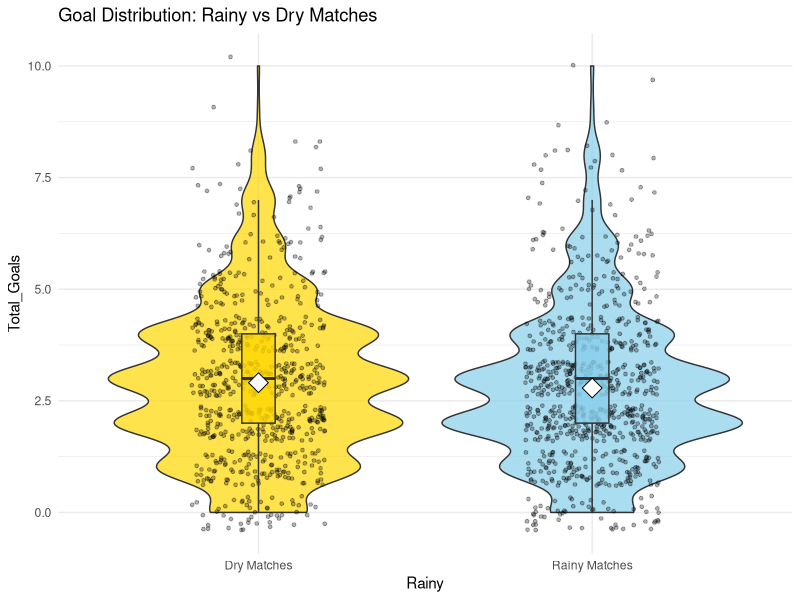

Here is the R script that generated this plot:
library(tidyverse)

df <- read.csv("football_combined_cleaned.csv")

goals_weather_data <- df %>%
  mutate(
    Total_Goals = FTHG + FTAG,
    Goal_Diff = FTHG - FTAG,
    Rainy = precipitation > 0,
    Precip_Category = case_when(
      precipitation == 0 ~ "Dry (0mm)",
      precipitation <= 2 ~ "Light Rain (0-2mm)",
      precipitation <= 5 ~ "Moderate (2-5mm)",
      TRUE ~ "Heavy (>5mm)"
    )
  ) %>%
  select(Total_Goals, Goal_Diff, FTHG, FTAG, precipitation, Rainy, Precip_Category) %>%
  drop_na()

png("figures/goals_by_rain_normalized.png", width = 1000, height = 800)
ggplot(goals_weather_data, aes(Rainy, Total_Goals, fill = Rainy)) +
  geom_violin(alpha = 0.7, scale = "width") +
  geom_jitter(width = 0.2, alpha = 0.3, size = 1) +
  geom_boxplot(width = 0.1, alpha = 0.8, outlier.shape = NA) +
  stat_summary(fun = mean, geom = "point", shape = 23, size = 5, fill = "white") +
  scale_fill_manual(values = c("FALSE" = "gold", "TRUE" = "skyblue")) +
  scale_x_discrete(labels = c("FALSE" = "Dry Matches", "TRUE" = "Rainy Matches")) +
  labs(title = "Goal Distribution: Rainy vs Dry Matches") +
  theme_minimal() +
  theme(legend.position = "none")
dev.off()

weather_bins <- goals_weather_data %>%
  group_by(Precip_Category) %>%
  summarise(
    Avg_Goals = mean(Total_Goals),
    SE_Goals = sd(Total_Goals)/sqrt(n()),
    Lower_CI = Avg_Goals - 1.96*SE_Goals,
    Upper_CI = Avg_Goals + 1.96*SE_Goals,
    Matches = n(),
    Proportion = n()/nrow(goals_weather_data),
    Home_Goals = mean(FTHG),
    Away_Goals = mean(FTAG),
    Goal_Diff_Avg = mean(Goal_Diff),
    Home_Win_Rate = mean(Goal_Diff > 0)
  )

weather_bins$Precip_Category <- factor(
  weather_bins$Precip_Category,
  levels = c(
    "Dry (0mm)",
    "Light Rain (0-2mm)",
    "Moderate (2-5mm)",
    "Heavy (>5mm)"
  )
)

write.csv(weather_bins, "goals_by_precipitation_bins.csv", row.names = FALSE)